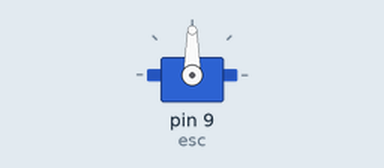
Simulated run of this sketch. Board: Arduino Uno, built with avr-gcc and run on an emulated ATmega328P. Shown: servo.

Above: at 0.1 s.
At 5.6 s:
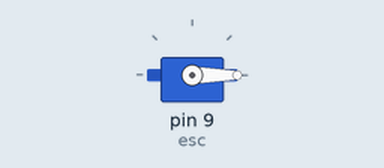
Timing chart, 0 to 7.1 s (numbered marks = the images above):
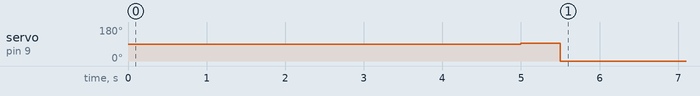

Measured:
- by itself, servo on pin 9 (esc): 90° → 93° at 5.0 s, → 0° 0.50 s later

The sketch:

ThrusterRange.ino
```cpp
#include <Servo.h>

Servo esc;
int stoppedSignal = 1500; // set the stopped signal to 1500 microseconds

void setup() {
  esc.attach(9); // attach the ESC signal wire to pin 9
  delay(5000); // wait for 5 seconds to allow the ESC to initialize
  esc.writeMicroseconds(stoppedSignal); // send the stopped signal
  delay(500); // wait for half a second
}

void loop() {
  // the range of the first direction from 600 to 1400 and the other is from 1600 to 2300
  esc.write(500);
}
```
